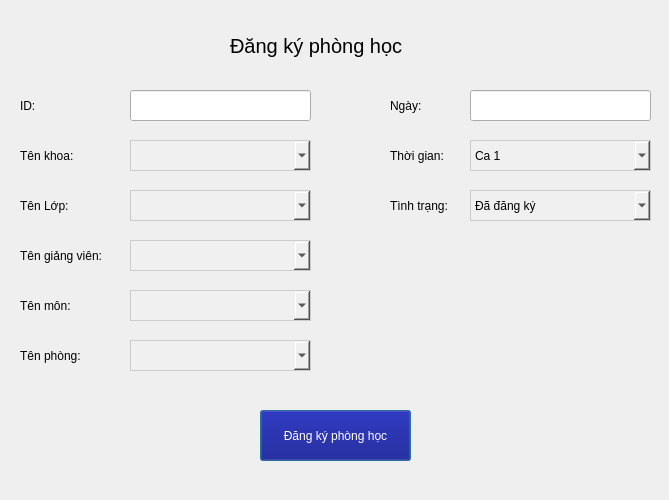
<?xml version="1.0" encoding="UTF-8"?>
<ui version="4.0">
 <class>Dialog</class>
 <widget class="QDialog" name="Dialog">
  <property name="geometry">
   <rect>
    <x>0</x>
    <y>0</y>
    <width>669</width>
    <height>500</height>
   </rect>
  </property>
  <property name="windowTitle">
   <string>Dialog</string>
  </property>
  <widget class="QLabel" name="label_30">
   <property name="geometry">
    <rect>
     <x>20</x>
     <y>90</y>
     <width>31</width>
     <height>31</height>
    </rect>
   </property>
   <property name="font">
    <font>
     <pointsize>9</pointsize>
    </font>
   </property>
   <property name="text">
    <string>ID:</string>
   </property>
  </widget>
  <widget class="QLabel" name="label">
   <property name="geometry">
    <rect>
     <x>230</x>
     <y>0</y>
     <width>251</width>
     <height>91</height>
    </rect>
   </property>
   <property name="font">
    <font>
     <pointsize>15</pointsize>
    </font>
   </property>
   <property name="text">
    <string>Đăng ký phòng học</string>
   </property>
  </widget>
  <widget class="QLineEdit" name="txtIDDKPH">
   <property name="geometry">
    <rect>
     <x>130</x>
     <y>90</y>
     <width>181</width>
     <height>31</height>
    </rect>
   </property>
  </widget>
  <widget class="QLabel" name="label_22">
   <property name="geometry">
    <rect>
     <x>20</x>
     <y>140</y>
     <width>81</width>
     <height>31</height>
    </rect>
   </property>
   <property name="font">
    <font>
     <pointsize>9</pointsize>
    </font>
   </property>
   <property name="text">
    <string>Tên khoa:</string>
   </property>
  </widget>
  <widget class="QComboBox" name="cbBoxTenKhoa_DKPH">
   <property name="geometry">
    <rect>
     <x>130</x>
     <y>140</y>
     <width>181</width>
     <height>31</height>
    </rect>
   </property>
   <property name="styleSheet">
    <string notr="true">background-color: #f0f0f0; /* Màu nền xám nhạt */
color: black; /* Màu chữ đen */
border: 1px solid #cccccc; /* Viền màu xám */</string>
   </property>
  </widget>
  <widget class="QLabel" name="label_23">
   <property name="geometry">
    <rect>
     <x>20</x>
     <y>190</y>
     <width>81</width>
     <height>31</height>
    </rect>
   </property>
   <property name="font">
    <font>
     <pointsize>9</pointsize>
    </font>
   </property>
   <property name="text">
    <string>Tên Lớp:</string>
   </property>
  </widget>
  <widget class="QComboBox" name="cbBoxTenLop_DKPH">
   <property name="geometry">
    <rect>
     <x>130</x>
     <y>190</y>
     <width>181</width>
     <height>31</height>
    </rect>
   </property>
   <property name="styleSheet">
    <string notr="true">background-color: #f0f0f0; /* Màu nền xám nhạt */
color: black; /* Màu chữ đen */
border: 1px solid #cccccc; /* Viền màu xám */</string>
   </property>
  </widget>
  <widget class="QLabel" name="label_24">
   <property name="geometry">
    <rect>
     <x>20</x>
     <y>240</y>
     <width>111</width>
     <height>31</height>
    </rect>
   </property>
   <property name="font">
    <font>
     <pointsize>9</pointsize>
    </font>
   </property>
   <property name="text">
    <string>Tên giảng viên:</string>
   </property>
  </widget>
  <widget class="QComboBox" name="cbBoxTenGV_DKPH">
   <property name="geometry">
    <rect>
     <x>130</x>
     <y>240</y>
     <width>181</width>
     <height>31</height>
    </rect>
   </property>
   <property name="styleSheet">
    <string notr="true">background-color: #f0f0f0; /* Màu nền xám nhạt */
color: black; /* Màu chữ đen */
border: 1px solid #cccccc; /* Viền màu xám */</string>
   </property>
  </widget>
  <widget class="QLabel" name="label_25">
   <property name="geometry">
    <rect>
     <x>20</x>
     <y>290</y>
     <width>121</width>
     <height>31</height>
    </rect>
   </property>
   <property name="font">
    <font>
     <pointsize>9</pointsize>
    </font>
   </property>
   <property name="text">
    <string>Tên môn:</string>
   </property>
  </widget>
  <widget class="QComboBox" name="cbBoxtenMon_DKPH">
   <property name="geometry">
    <rect>
     <x>130</x>
     <y>290</y>
     <width>181</width>
     <height>31</height>
    </rect>
   </property>
   <property name="styleSheet">
    <string notr="true">background-color: #f0f0f0; /* Màu nền xám nhạt */
color: black; /* Màu chữ đen */
border: 1px solid #cccccc; /* Viền màu xám */</string>
   </property>
  </widget>
  <widget class="QLabel" name="label_26">
   <property name="geometry">
    <rect>
     <x>20</x>
     <y>340</y>
     <width>91</width>
     <height>31</height>
    </rect>
   </property>
   <property name="font">
    <font>
     <pointsize>9</pointsize>
    </font>
   </property>
   <property name="text">
    <string>Tên phòng:</string>
   </property>
  </widget>
  <widget class="QComboBox" name="cbBoxTenPhong_DKPH">
   <property name="geometry">
    <rect>
     <x>130</x>
     <y>340</y>
     <width>181</width>
     <height>31</height>
    </rect>
   </property>
   <property name="styleSheet">
    <string notr="true">background-color: #f0f0f0; /* Màu nền xám nhạt */
color: black; /* Màu chữ đen */
border: 1px solid #cccccc; /* Viền màu xám */</string>
   </property>
  </widget>
  <widget class="QLabel" name="label_27">
   <property name="geometry">
    <rect>
     <x>390</x>
     <y>90</y>
     <width>51</width>
     <height>31</height>
    </rect>
   </property>
   <property name="font">
    <font>
     <pointsize>9</pointsize>
    </font>
   </property>
   <property name="text">
    <string>Ngày:</string>
   </property>
  </widget>
  <widget class="QLineEdit" name="txtNgay_DKPH">
   <property name="geometry">
    <rect>
     <x>470</x>
     <y>90</y>
     <width>181</width>
     <height>31</height>
    </rect>
   </property>
  </widget>
  <widget class="QLabel" name="label_28">
   <property name="geometry">
    <rect>
     <x>390</x>
     <y>140</y>
     <width>81</width>
     <height>31</height>
    </rect>
   </property>
   <property name="font">
    <font>
     <pointsize>9</pointsize>
    </font>
   </property>
   <property name="text">
    <string>Thời gian:</string>
   </property>
  </widget>
  <widget class="QComboBox" name="cbBoxTG_DKPH">
   <property name="geometry">
    <rect>
     <x>470</x>
     <y>140</y>
     <width>181</width>
     <height>31</height>
    </rect>
   </property>
   <property name="styleSheet">
    <string notr="true">background-color: #f0f0f0; /* Màu nền xám nhạt */
color: black; /* Màu chữ đen */
border: 1px solid #cccccc; /* Viền màu xám */</string>
   </property>
   <item>
    <property name="text">
     <string>Ca 1 </string>
    </property>
   </item>
   <item>
    <property name="text">
     <string>Ca 2</string>
    </property>
   </item>
   <item>
    <property name="text">
     <string>Ca 3</string>
    </property>
   </item>
   <item>
    <property name="text">
     <string>Ca 4</string>
    </property>
   </item>
  </widget>
  <widget class="QLabel" name="label_29">
   <property name="geometry">
    <rect>
     <x>390</x>
     <y>190</y>
     <width>81</width>
     <height>31</height>
    </rect>
   </property>
   <property name="font">
    <font>
     <pointsize>9</pointsize>
    </font>
   </property>
   <property name="text">
    <string>Tình trạng:</string>
   </property>
  </widget>
  <widget class="QComboBox" name="cbBoxTinhTrang_DKPH">
   <property name="geometry">
    <rect>
     <x>470</x>
     <y>190</y>
     <width>181</width>
     <height>31</height>
    </rect>
   </property>
   <property name="styleSheet">
    <string notr="true">background-color: #f0f0f0; /* Màu nền xám nhạt */
color: black; /* Màu chữ đen */
border: 1px solid #cccccc; /* Viền màu xám */</string>
   </property>
   <item>
    <property name="text">
     <string>Đã đăng ký</string>
    </property>
   </item>
   <item>
    <property name="text">
     <string>Trống</string>
    </property>
   </item>
  </widget>
  <widget class="QPushButton" name="btnDKPH">
   <property name="geometry">
    <rect>
     <x>260</x>
     <y>410</y>
     <width>151</width>
     <height>51</height>
    </rect>
   </property>
   <property name="styleSheet">
    <string notr="true">background-color: rgb(0, 0, 127);
color: rgb(255, 255, 255);</string>
   </property>
   <property name="text">
    <string>Đăng ký phòng học</string>
   </property>
  </widget>
 </widget>
 <resources/>
 <connections/>
</ui>
